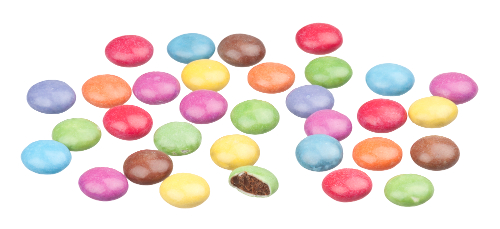
#> input picture LPE/smarties.png, 500 x 229 px
$ python LPEsmarties.py
#> lines starting #> are read from the running program, lines starting #| are printed output that depends on the picture; after the words box and inside, x2 and y2 are one past the last pixel; in counts of white or black regions, pixels touching at a corner belong together
import numpy as np
import cv2
import matplotlib.pyplot as plt

I=cv2.imread('smarties.png', 0)     #On importe l'imagevet on la visualise
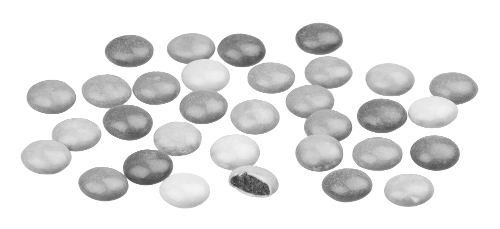
#> I: shape (229, 500); min 49, max 255, mean 226.2
plt.figure()
plt.subplot(2,2,1)
plt.imshow(I,cmap='gray')
plt.title("Image originale")


RET,thresh1 =  cv2.threshold(I,245,255,cv2.THRESH_BINARY_INV)        #On seuille l'image en séparant juste les smarties du fond
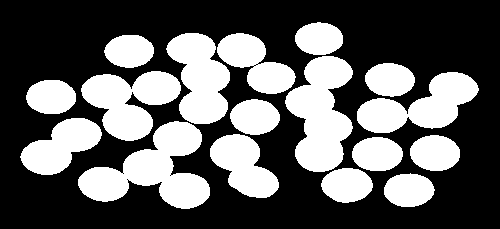
#> thresh1: shape (229, 500); 37% white; 17 white regions, largest, box (x1, y1, x2, y2) and area: (78, 121, 210, 209) 5628, (285, 56, 353, 172) 5010, (81, 71, 181, 141) 4087
plt.subplot(2,2,2)
plt.imshow(thresh1,cmap='gray')
plt.title("Seuillage")


S = cv2.getStructuringElement(cv2.MORPH_RECT,(35,15))           #On créé un élément structurant rectangulaire
I_ERODE = cv2.erode(thresh1,S, iterations = 1)                       #On erode l'image seuillée avec cet élément strucurant pour obtenir les marqueurs
#> I_ERODE: shape (229, 500); 2.2% white; 32 white regions, largest, box (x1, y1, x2, y2) and area: (141, 159, 154, 175) 138, (40, 148, 54, 163) 124, (179, 183, 191, 197) 111
plt.subplot(2,2,3)
plt.imshow(I_ERODE,cmap='gray')
plt.title("Erosion")


ret1, labels=cv2.connectedComponents(I_ERODE)
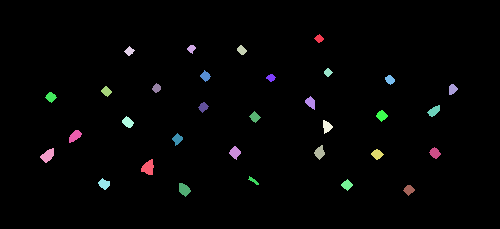
#> labels: shape (229, 500) int32; 33 distinct labels, from 0 to 32; one colour per label, 0 black
#> ret1 = 33
ret2, labels2=cv2.connectedComponents(255-thresh1)
#> ret2 = 2


Im = labels2+labels             #On obtient l'image avec tt les marqueurs
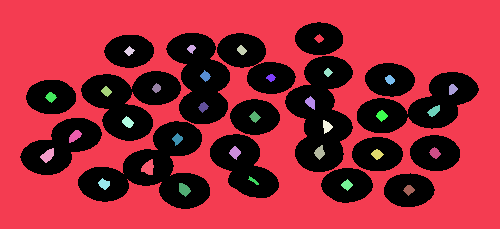
#> Im: shape (229, 500) int32; 33 distinct labels, from 0 to 32; one colour per label, 0 black
plt.subplot(2,2,4)
plt.imshow(Im)
plt.title("Marqueurs initiaux utilisés pour la LPE ")


dist_transform = cv2.distanceTransform(thresh1,cv2.DIST_L2,3)            #On créé la carte des distances
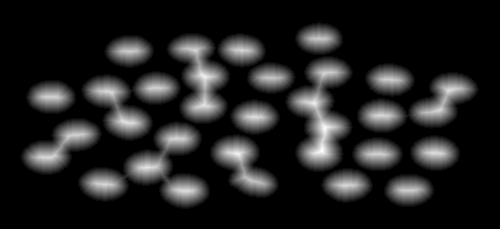
#> dist_transform: shape (229, 500) float32; min 0, max 20.13, mean 2.6; drawn with min black and max white
dist_transform1 = dist_transform.astype(np.uint8)
dist_transform1 = cv2.equalizeHist(dist_transform1)
dist_transform1 = thresh1-dist_transform1
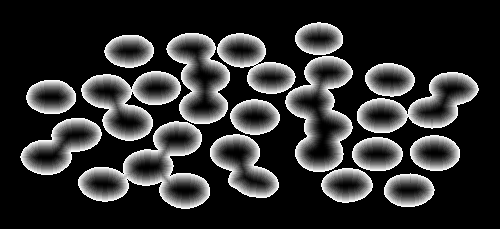
#> dist_transform1: shape (229, 500); min 0, max 255, mean 47.9
plt.figure(7)
plt.imshow(dist_transform1,cmap='gray')
plt.title("Carte des distances")


#LPE


FAH_x=[[] for i in range(256)]                 #On initalise la FAH (une liste pour x et pour y)
FAH_y=[[] for i in range(256)]

(h,w) = np.shape(dist_transform1)           #On récupère la taille de l'image
#> h = 229; w = 500

for x in range(h):                          #On parcourt l'image
    for y in range(w):
        pix = dist_transform1[x][y]
        if Im[x][y] != 0 :                  #Si il un pixel a un label (différent de 0)
            FAH_x[pix].append(x)            #Alors on ajoute les cordonnées de ce pixel dans la liste n°pix (priorité dans la carte des distances)
            FAH_y[pix].append(y)


for i in range (256):               #On parcourt la FAH
    fin = True                      #On créé une condition d'arrêt pour la boucle
    while (fin == True) :
        n=len(FAH_x[i])             #On récupère la taille de la FAH (identique pour x et y)
        if n != 0 :                         #Tant qu'elle est différente de zéro on la parcourt
            for j in range(n) :
                x = FAH_x[i].pop(-1)        #On enlève (et récupère) la der,ière valeur de la FAH
                y = FAH_y[i].pop(-1)
                Lx = []                     #On initialise deux listes
                Ly = []
                if x != 0 :                 # Stockage des pixels voisins sans label
                    if(Im[x-1][y]==0):
                        Lx.append(x - 1)
                        Ly.append(y)
                if x != h-1 :
                    if(Im[x+1][y]==0):
                        Lx.append(x + 1)
                        Ly.append(y)
                if y != 0 :
                    if(Im[x][y-1]==0):
                        Lx.append(x)
                        Ly.append(y - 1)
                if y != w-1:
                    if Im[x][y+1]==0:
                        Lx.append(x)
                        Ly.append(y + 1)

                m = len(Lx)                                 #
                if( m != 0):
                    for k in range(m):
                        Im[Lx[k]][Ly[k]] = Im[x][y]
                        pix = dist_transform1[Lx[k]][Ly[k]]
                        if pix < i :
                            pix = i
                        FAH_x[pix].append(Lx[k])
                        FAH_y[pix].append(Ly[k])
                n=len(FAH_x[i])
        else :
            fin = False
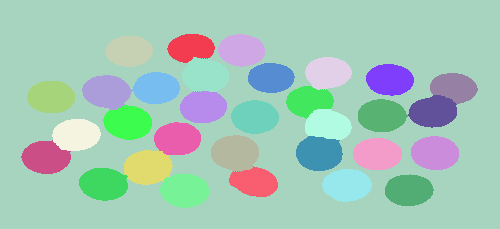
#> Im: shape (229, 500) int32; 32 distinct labels, from 1 to 32; one colour per label, 0 black
#> after the loop, Lx = []; Ly = []; m = 0; pix = 234; x = 208; y = 189


plt.figure(8)
plt.imshow(Im)
plt.title("Image finale")
plt.show()
#> (the run stopped early here; a loop or call above may not have finished)
